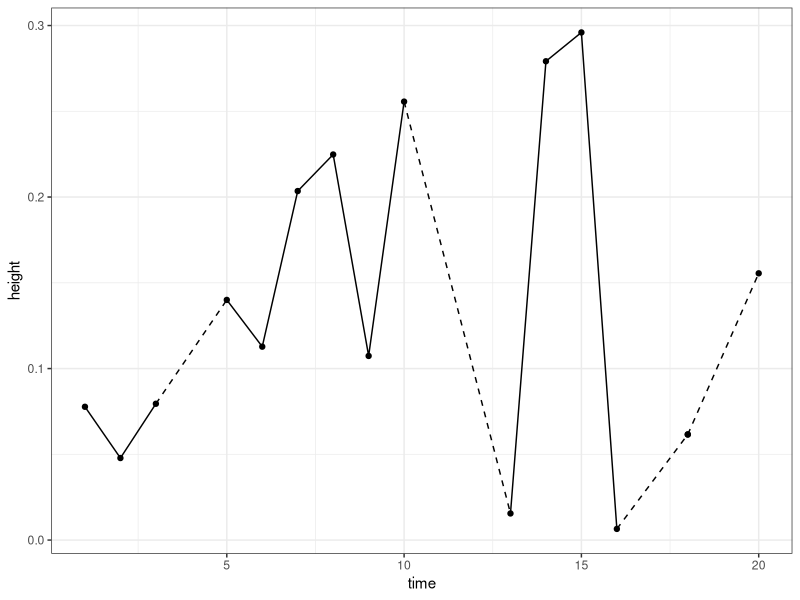

The R source for this figure:
# packages ----------------------------------------------------------------
library(dplyr)
library(ggplot2)

# description -------------------------------------------------------------
# in a time series with gaps, it can be nice to fill in the gaps with dashed lines, but this can actually be kinda tricky

# example -----------------------------------------------------------------
test <- tibble(height = rexp(20, 10), time = 1:20)
test[c(4, 11, 12, 17, 19),1] <- NA

test %>% 
  mutate(gap = case_when((is.na(lag(height)) | 
                            is.na(lead(height))) & 
                           !is.na(height) & 
                           time != min(time) ~ TRUE,
                         (!is.na(lag(height)) | 
                            !is.na(lead(height))) & !is.na(height) ~ FALSE,
                         TRUE ~ NA),
         two_groups = is.na(lag(height)) & 
           is.na(lead(height)) & 
           time != min(time) & 
           time != max(time)) %>% 
  bind_rows(., filter(., two_groups)) %>% 
  arrange(time) %>% 
  group_by(gap) %>%
  mutate(group = ceiling(row_number()/2)) %>%
  ungroup() %>%
  mutate(gap = ifelse(gap, group, NA)) %>% 
  ggplot(aes(x = time, y = height)) +
  geom_point() +
  geom_line() +
  geom_line(data = . %>% filter(!is.na(height), gap > 0), aes(group = gap), lty = "dashed") +
  theme_bw()

